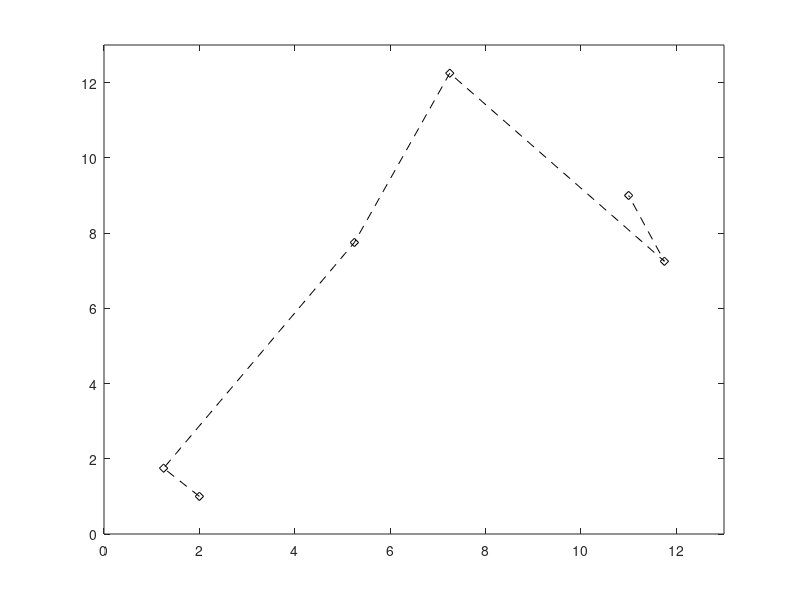

The MATLAB source for this figure: (Note: this script raises an error after producing the figure.)
path = [2.00 1.00;1.25 1.75;5.25 7.75;7.25 12.25;11.75 7.25;11.00 9.00];

R_current_location=path(1,:);
R_goal_location=path(end,:);
initialOrientation = 0;
R_current_pos=[R_current_location initialOrientation];
R_radius=0.4;

plot(path(:,1), path(:,2),'k--d')
xlim([0 13])
ylim([0 13])

robot = ExampleHelperDifferentialDriveRobot(R_current_pos);

controller=robotics.PurePursuit;
controller.Waypoints = path;
controller.DesiredLinearVelocity = 0.3;
controller.MaxAngularVelocity = 2;
controller.LookaheadDistance = 0.5;
goalRadius = 0.1;

distanceToGoal = norm(R_current_location - robotGoal);

while( distanceToGoal > goalRadius )

    % Compute the controller outputs, i.e., the inputs to the robot
    [v, omega] = step(controller, robot.CurrentPose);

    % Simulate the robot using the controller outputs.
    drive(robot, v, omega)

    % Extract current location information ([X,Y]) from the current pose of the
    % robot
    R_current_location = robot.CurrentPose(1:2);

    % Re-compute the distance to the goal
    distanceToGoal = norm(R_current_location - robotGoal);
end